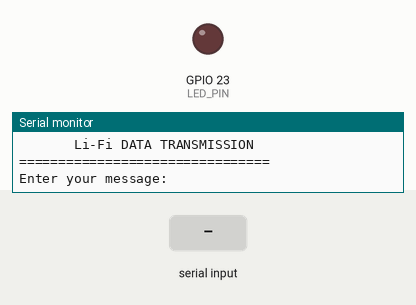
Simulated run of this sketch. Board: ESP32. Parts: output pins drawn as LEDs (lit = HIGH), the last lines printed to the serial monitor. The test bench sets the inputs (shaded band).

Above: at 1.2 s.
1.3 s: "1\n" received over Serial
At 1.6 s:
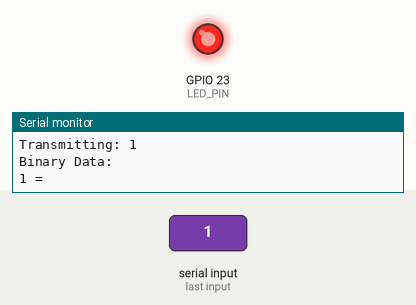
Timing chart, 0 to 4.3 s (numbered marks = the images above; inputs shaded):
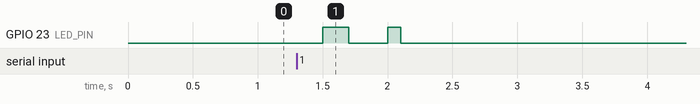

The sketch:

sketch.ino
```cpp
#define LED_PIN 23

String receivedMessage = "";

void setup() {
  pinMode(LED_PIN, OUTPUT);
  Serial.begin(115200);

  Serial.println("================================");
  Serial.println("       Li-Fi DATA TRANSMISSION");
  Serial.println("================================");
  Serial.println("Enter your message:");
}

// Simulate optical transmission
int transmitBit(int bit) {

  // LED represents optical signal
  digitalWrite(LED_PIN, bit ? HIGH : LOW);

  delay(100);

  // Software optical channel
  // Receiver gets the same transmitted bit
  return bit;
}

// Convert byte into 8 bits
void transmitByte(byte data) {

  String binary = "";

  for (int i = 7; i >= 0; i--) {

    int bit = (data >> i) & 1;

    binary += String(bit);

    // Transmitter sends bit
    int receivedBit = transmitBit(bit);

    // Receiver decodes bit
    if (receivedBit == bit) {
      // Store received bit
    }
  }

  Serial.print(binary);
}

// Send complete message
void sendMessage(String message) {

  receivedMessage = "";

  Serial.println();
  Serial.println("--------------------------------");
  Serial.print("Transmitting: ");
  Serial.println(message);

  Serial.println("Binary Data:");

  // TRANSMITTER
  for (int i = 0; i < message.length(); i++) {

    Serial.print(message[i]);
    Serial.print(" = ");

    transmitByte(message[i]);

    Serial.println();
  }

  digitalWrite(LED_PIN, LOW);

  // RECEIVER
  // In this simulation, the optical channel delivers
  // the transmitted data to the receiver.
  receivedMessage = message;

  Serial.println("--------------------------------");
  Serial.print("Receiver Output: ");
  Serial.println(receivedMessage);
  Serial.println("--------------------------------");
  Serial.println("Transmission Complete!");
  Serial.println();
  Serial.println("Enter your next message:");
}

void loop() {

  if (Serial.available()) {

    String message = Serial.readStringUntil('\n');

    message.trim();

    if (message.length() > 0) {
      sendMessage(message);
    }
  }
}
```

Measured:
- after the input at 1.3 s, GPIO 23 (LED_PIN): LOW → HIGH after 0.20 s, → LOW 0.20 s later, → HIGH 0.30 s later, → LOW 0.10 s later
